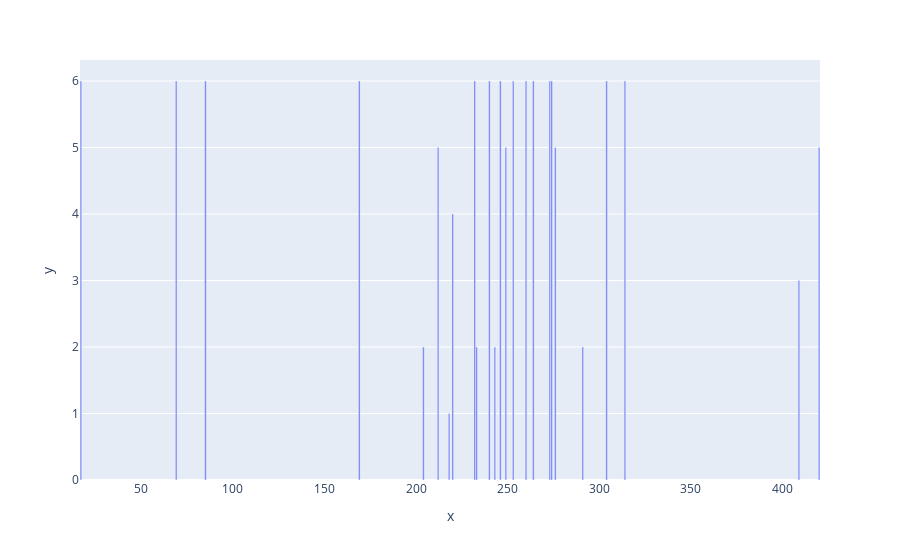

Notebook source saved alongside this figure:
### Markdown cell above
**Most important features** 

The Tree regression model gives us score to the importance of different features. Below are a plot of the features (by number) and the number of times it appeared as one of the top 20 most important features.

### Code cell
best_regr_features = np.array(best_features)[:,:20]
clf_unique, clf_count = np.unique(best_regr_features,return_counts=True)
top_regr_repeat_features = clf_unique[clf_count>5]
print(f"Num of features that repeated more than 5 times {top_regr_repeat_features.shape}")
px.bar(x=unique,y=count)

### Figure 1 — Plotly figure (JSON) as saved in the notebook; plotly's stock layout.template omitted (floating-point values rounded to 4 significant figures)
{"data": [{"alignmentgroup": "True", "hovertemplate": "x=%{x}<br>y=%{y}<extra></extra>", "legendgroup": "", "marker": {"color": "#636efa"}, "name": "", "offsetgroup": "", "orientation": "v", "showlegend": false, "textposition": "auto", "type": "bar", "x": [17, 69, 85, 169, 204, 212, 218, 220, 232, 233, 240, 243, 246, 249, 253, 260, 264, 273, 274, 276, 291, 304, 314, 409, 420], "xaxis": "x", "y": [6, 6, 6, 6, 2, 5, 1, 4, 6, 2, 6, 2, 6, 5, 6, 6, 6, 6, 6, 5, 2, 6, 6, 3, 5], "yaxis": "y"}], "layout": {"barmode": "relative", "legend": {"tracegroupgap": 0}, "margin": {"t": 60}, "xaxis": {"anchor": "y", "domain": [0, 1], "title": {"text": "x"}}, "yaxis": {"anchor": "x", "domain": [0, 1], "title": {"text": "y"}}}}
